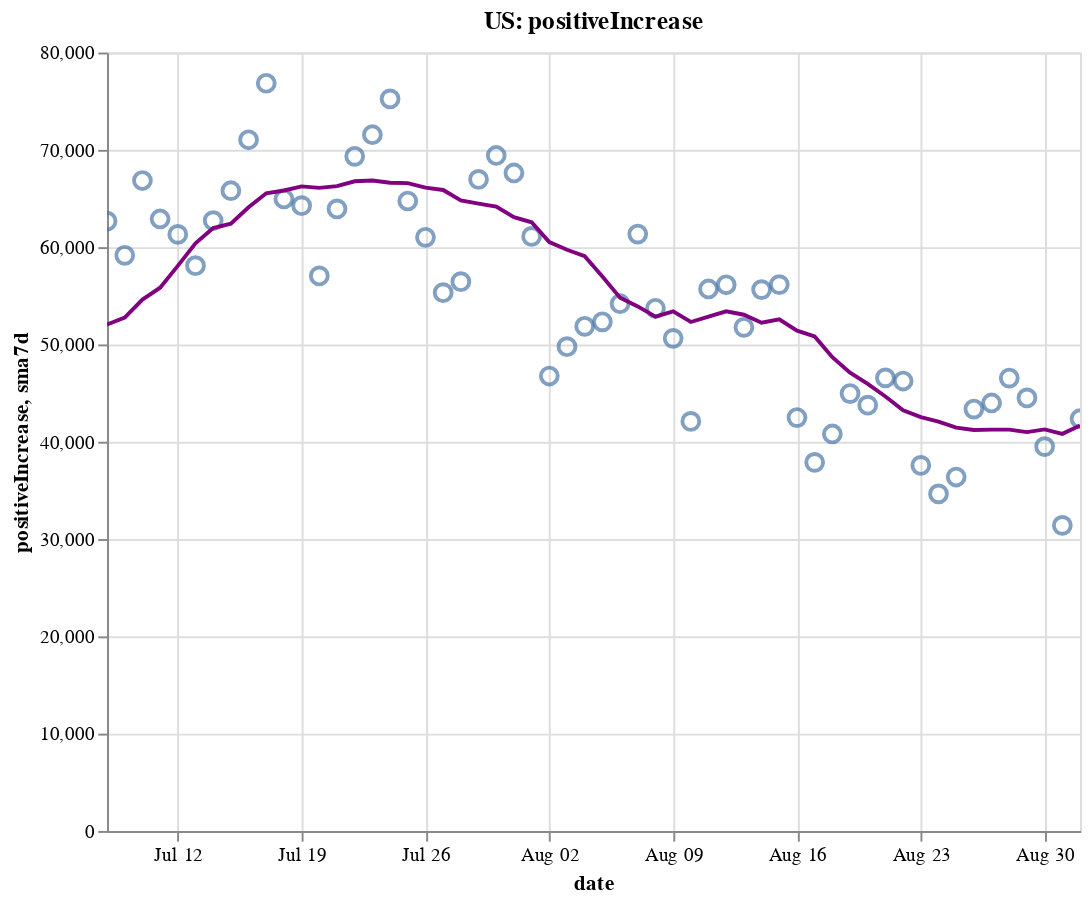

Notebook code for this chart:
### Code cell
create_plot(us, 'positiveIncrease')

### Figure 1 — Vega-Lite specification as saved in the notebook (floating-point values rounded to 4 significant figures)
{"config": {"view": {"continuousWidth": 400, "continuousHeight": 300}}, "layer": [{"layer": [{"mark": {"type": "point", "size": 75}, "encoding": {"tooltip": [{"type": "temporal", "field": "date"}, {"type": "quantitative", "field": "positiveIncrease"}, {"type": "quantitative", "field": "sma7d"}], "x": {"type": "temporal", "field": "date"}, "y": {"type": "quantitative", "field": "positiveIncrease"}}, "selection": {"selector002": {"type": "interval", "bind": "scales", "encodings": ["x", "y"]}}}, {"mark": {"type": "line", "color": "purple"}, "encoding": {"x": {"type": "temporal", "field": "date"}, "y": {"type": "quantitative", "field": "sma7d"}}}]}, {"mark": {"type": "rule", "color": "#aaa"}, "encoding": {"x": {"type": "temporal", "field": "date"}}, "transform": [{"filter": {"selection": "selector001"}}]}, {"mark": "circle", "encoding": {"opacity": {"condition": {"value": 1, "selection": "selector001"}, "value": 0}, "tooltip": [{"type": "temporal", "field": "date"}, {"type": "quantitative", "field": "positiveIncrease"}, {"type": "quantitative", "field": "sma7d"}], "x": {"type": "temporal", "field": "date"}, "y": {"type": "quantitative", "field": "positiveIncrease"}}, "selection": {"selector001": {"type": "single", "encodings": ["x"], "on": "mouseover", "nearest": true, "empty": "none"}}}, {"mark": {"type": "text", "align": "left", "dx": 5, "dy": -5, "stroke": "white", "strokeWidth": 2}, "encoding": {"text": {"type": "quantitative", "field": "positiveIncrease"}, "tooltip": [{"type": "temporal", "field": "date"}, {"type": "quantitative", "field": "positiveIncrease"}, {"type": "quantitative", "field": "sma7d"}], "x": {"type": "temporal", "field": "date"}, "y": {"type": "quantitative", "field": "positiveIncrease"}}, "transform": [{"filter": {"selection": "selector001"}}]}, {"mark": {"type": "text", "align": "left", "dx": 5, "dy": -5}, "encoding": {"text": {"type": "quantitative", "field": "positiveIncrease"}, "tooltip": [{"type": "temporal", "field": "date"}, {"type": "quantitative", "field": "positiveIncrease"}, {"type": "quantitative", "field": "sma7d"}], "x": {"type": "temporal", "field": "date"}, "y": {"type": "quantitative", "field": "positiveIncrease"}}, "transform": [{"filter": {"selection": "selector001"}}]}], "data": {"name": "data-7224959c286152c5175f100b405a6ff1"}, "height": 400, "title": "US: positiveIncrease", "width": 500, "$schema": "https://vega.github.io/schema/vega-lite/v4.8.1.json", "datasets": {"data-7224959c286152c5175f100b405a6ff1": [{"date": "2020-07-08T00:00:00", "totalTestResultsIncrease": 643500.0, "positiveIncrease": 62670.0, "death": 124500.0, "deathIncrease": 807.0, "positiveRate": 0.097, "state": "US", "sma7d": 52040.0}, {"date": "2020-07-09T00:00:00", "totalTestResultsIncrease": 709100.0, "positiveIncrease": 59160.0, "death": 125400.0, "deathIncrease": 867.0, "positiveRate": 0.083, "state": "US", "sma7d": 52770.0}, {"date": "2020-07-10T00:00:00", "totalTestResultsIncrease": 814900.0, "positiveIncrease": 66850.0, "death": 126300.0, "deathIncrease": 854.0, "positiveRate": 0.082, "state": "US", "sma7d": 54610.0}, {"date": "2020-07-11T00:00:00", "totalTestResultsIncrease": 707800.0, "positiveIncrease": 62900.0, "death": 127000.0, "deathIncrease": 757.0, "positiveRate": 0.089, "state": "US", "sma7d": 55830.0}, {"date": "2020-07-12T00:00:00", "totalTestResultsIncrease": 769400.0, "positiveIncrease": 61310.0, "death": 127500.0, "deathIncrease": 476.0, "positiveRate": 0.08, "state": "US", "sma7d": 58080.0}, {"date": "2020-07-13T00:00:00", "totalTestResultsIncrease": 691900.0, "positiveIncrease": 58100.0, "death": 127800.0, "deathIncrease": 327.0, "positiveRate": 0.084, "state": "US", "sma7d": 60390.0}, {"date": "2020-07-14T00:00:00", "totalTestResultsIncrease": 770000.0, "positiveIncrease": 62730.0, "death": 128600.0, "deathIncrease": 736.0, "positiveRate": 0.081, "state": "US", "sma7d": 61960.0}, {"date": "2020-07-15T00:00:00", "totalTestResultsIncrease": 773200.0, "positiveIncrease": 65800.0, "death": 129400.0, "deathIncrease": 858.0, "positiveRate": 0.085, "state": "US", "sma7d": 62400.0}, {"date": "2020-07-16T00:00:00", "totalTestResultsIncrease": 832400.0, "positiveIncrease": 71040.0, "death": 130400.0, "deathIncrease": 947.0, "positiveRate": 0.085, "state": "US", "sma7d": 64100.0}, {"date": "2020-07-17T00:00:00", "totalTestResultsIncrease": 839300.0, "positiveIncrease": 76840.0, "death": 131300.0, "deathIncrease": 951.0, "positiveRate": 0.092, "state": "US", "sma7d": 65530.0}, {"date": "2020-07-18T00:00:00", "totalTestResultsIncrease": 763600.0, "positiveIncrease": 64950.0, "death": 132200.0, "deathIncrease": 872.0, "positiveRate": 0.085, "state": "US", "sma7d": 65820.0}, {"date": "2020-07-19T00:00:00", "totalTestResultsIncrease": 786700.0, "positiveIncrease": 64260.0, "death": 132700.0, "deathIncrease": 527.0, "positiveRate": 0.082, "state": "US", "sma7d": 66240.0}, {"date": "2020-07-20T00:00:00", "totalTestResultsIncrease": 712400.0, "positiveIncrease": 57040.0, "death": 133100.0, "deathIncrease": 363.0, "positiveRate": 0.08, "state": "US", "sma7d": 66090.0}, {"date": "2020-07-21T00:00:00", "totalTestResultsIncrease": 754900.0, "positiveIncrease": 63930.0, "death": 134100.0, "deathIncrease": 1038.0, "positiveRate": 0.085, "state": "US", "sma7d": 66270.0}, {"date": "2020-07-22T00:00:00", "totalTestResultsIncrease": 801600.0, "positiveIncrease": 69330.0, "death": 135300.0, "deathIncrease": 1171.0, "positiveRate": 0.086, "state": "US", "sma7d": 66770.0}, {"date": "2020-07-23T00:00:00", "totalTestResultsIncrease": 845900.0, "positiveIncrease": 71550.0, "death": 136300.0, "deathIncrease": 1055.0, "positiveRate": 0.085, "state": "US", "sma7d": 66840.0}, {"date": "2020-07-24T00:00:00", "totalTestResultsIncrease": 933600.0, "positiveIncrease": 75240.0, "death": 137500.0, "deathIncrease": 1176.0, "positiveRate": 0.081, "state": "US", "sma7d": 66610.0}, {"date": "2020-07-25T00:00:00", "totalTestResultsIncrease": 791000.0, "positiveIncrease": 64740.0, "death": 138500.0, "deathIncrease": 1023.0, "positiveRate": 0.082, "state": "US", "sma7d": 66580.0}, {"date": "2020-07-26T00:00:00", "totalTestResultsIncrease": 851100.0, "positiveIncrease": 61010.0, "death": 139100.0, "deathIncrease": 559.0, "positiveRate": 0.072, "state": "US", "sma7d": 66120.0}, {"date": "2020-07-27T00:00:00", "totalTestResultsIncrease": 762700.0, "positiveIncrease": 55320.0, "death": 140200.0, "deathIncrease": 1059.0, "positiveRate": 0.073, "state": "US", "sma7d": 65870.0}, {"date": "2020-07-28T00:00:00", "totalTestResultsIncrease": 738100.0, "positiveIncrease": 56450.0, "death": 141300.0, "deathIncrease": 1122.0, "positiveRate": 0.076, "state": "US", "sma7d": 64810.0}, {"date": "2020-07-29T00:00:00", "totalTestResultsIncrease": 864500.0, "positiveIncrease": 66960.0, "death": 142800.0, "deathIncrease": 1492.0, "positiveRate": 0.077, "state": "US", "sma7d": 64470.0}, {"date": "2020-07-30T00:00:00", "totalTestResultsIncrease": 814700.0, "positiveIncrease": 69420.0, "death": 144000.0, "deathIncrease": 1259.0, "positiveRate": 0.085, "state": "US", "sma7d": 64160.0}, {"date": "2020-07-31T00:00:00", "totalTestResultsIncrease": 731900.0, "positiveIncrease": 67620.0, "death": 145400.0, "deathIncrease": 1312.0, "positiveRate": 0.092, "state": "US", "sma7d": 63080.0}, {"date": "2020-08-01T00:00:00", "totalTestResultsIncrease": 745700.0, "positiveIncrease": 61100.0, "death": 146500.0, "deathIncrease": 1190.0, "positiveRate": 0.082, "state": "US", "sma7d": 62560.0}, {"date": "2020-08-02T00:00:00", "totalTestResultsIncrease": 699500.0, "positiveIncrease": 46760.0, "death": 147000.0, "deathIncrease": 498.0, "positiveRate": 0.067, "state": "US", "sma7d": 60520.0}, {"date": "2020-08-03T00:00:00", "totalTestResultsIncrease": 745100.0, "positiveIncrease": 49770.0, "death": 147600.0, "deathIncrease": 519.0, "positiveRate": 0.067, "state": "US", "sma7d": 59730.0}, {"date": "2020-08-04T00:00:00", "totalTestResultsIncrease": 717100.0, "positiveIncrease": 51860.0, "death": 148800.0, "deathIncrease": 1255.0, "positiveRate": 0.072, "state": "US", "sma7d": 59070.0}, {"date": "2020-08-05T00:00:00", "totalTestResultsIncrease": 699600.0, "positiveIncrease": 52330.0, "death": 150200.0, "deathIncrease": 1346.0, "positiveRate": 0.075, "state": "US", "sma7d": 56980.0}, {"date": "2020-08-06T00:00:00", "totalTestResultsIncrease": 766600.0, "positiveIncrease": 54180.0, "death": 151400.0, "deathIncrease": 1251.0, "positiveRate": 0.071, "state": "US", "sma7d": 54800.0}, {"date": "2020-08-07T00:00:00", "totalTestResultsIncrease": 785400.0, "positiveIncrease": 61350.0, "death": 152700.0, "deathIncrease": 1333.0, "positiveRate": 0.078, "state": "US", "sma7d": 53910.0}, {"date": "2020-08-08T00:00:00", "totalTestResultsIncrease": 683400.0, "positiveIncrease": 53710.0, "death": 153800.0, "deathIncrease": 1089.0, "positiveRate": 0.079, "state": "US", "sma7d": 52850.0}, {"date": "2020-08-09T00:00:00", "totalTestResultsIncrease": 724000.0, "positiveIncrease": 50620.0, "death": 154400.0, "deathIncrease": 616.0, "positiveRate": 0.07, "state": "US", "sma7d": 53400.0}, {"date": "2020-08-10T00:00:00", "totalTestResultsIncrease": 740900.0, "positiveIncrease": 42090.0, "death": 154900.0, "deathIncrease": 426.0, "positiveRate": 0.057, "state": "US", "sma7d": 52310.0}, {"date": "2020-08-11T00:00:00", "totalTestResultsIncrease": 760000.0, "positiveIncrease": 55700.0, "death": 156200.0, "deathIncrease": 1326.0, "positiveRate": 0.073, "state": "US", "sma7d": 52860.0}, {"date": "2020-08-12T00:00:00", "totalTestResultsIncrease": 500200.0, "positiveIncrease": 56130.0, "death": 157700.0, "deathIncrease": 1517.0, "positiveRate": 0.112, "state": "US", "sma7d": 53400.0}, {"date": "2020-08-13T00:00:00", "totalTestResultsIncrease": 900300.0, "positiveIncrease": 51760.0, "death": 158900.0, "deathIncrease": 1163.0, "positiveRate": 0.057, "state": "US", "sma7d": 53050.0}, {"date": "2020-08-14T00:00:00", "totalTestResultsIncrease": 862300.0, "positiveIncrease": 55640.0, "death": 160100.0, "deathIncrease": 1216.0, "positiveRate": 0.065, "state": "US", "sma7d": 52240.0}, {"date": "2020-08-15T00:00:00", "totalTestResultsIncrease": 756700.0, "positiveIncrease": 56150.0, "death": 161300.0, "deathIncrease": 1219.0, "positiveRate": 0.074, "state": "US", "sma7d": 52580.0}, {"date": "2020-08-16T00:00:00", "totalTestResultsIncrease": 790400.0, "positiveIncrease": 42490.0, "death": 161900.0, "deathIncrease": 619.0, "positiveRate": 0.054, "state": "US", "sma7d": 51420.0}, {"date": "2020-08-17T00:00:00", "totalTestResultsIncrease": 670100.0, "positiveIncrease": 37880.0, "death": 162300.0, "deathIncrease": 407.0, "positiveRate": 0.057, "state": "US", "sma7d": 50820.0}, {"date": "2020-08-18T00:00:00", "totalTestResultsIncrease": 663600.0, "positiveIncrease": 40800.0, "death": 163500.0, "deathIncrease": 1196.0, "positiveRate": 0.061, "state": "US", "sma7d": 48690.0}, {"date": "2020-08-19T00:00:00", "totalTestResultsIncrease": 674000.0, "positiveIncrease": 44950.0, "death": 165000.0, "deathIncrease": 1420.0, "positiveRate": 0.067, "state": "US", "sma7d": 47090.0}, {"date": "2020-08-20T00:00:00", "totalTestResultsIncrease": 703300.0, "positiveIncrease": 43760.0, "death": 166100.0, "deathIncrease": 1134.0, "positiveRate": 0.062, "state": "US", "sma7d": 45950.0}, {"date": "2020-08-21T00:00:00", "totalTestResultsIncrease": 759100.0, "positiveIncrease": 46560.0, "death": 167200.0, "deathIncrease": 1123.0, "positiveRate": 0.061, "state": "US", "sma7d": 44660.0}, {"date": "2020-08-22T00:00:00", "totalTestResultsIncrease": 773800.0, "positiveIncrease": 46240.0, "death": 168200.0, "deathIncrease": 1029.0, "positiveRate": 0.06, "state": "US", "sma7d": 43240.0}, {"date": "2020-08-23T00:00:00", "totalTestResultsIncrease": 629500.0, "positiveIncrease": 37570.0, "death": 168800.0, "deathIncrease": 572.0, "positiveRate": 0.06, "state": "US", "sma7d": 42540.0}, {"date": "2020-08-24T00:00:00", "totalTestResultsIncrease": 692200.0, "positiveIncrease": 34640.0, "death": 169200.0, "deathIncrease": 343.0, "positiveRate": 0.05, "state": "US", "sma7d": 42070.0}, {"date": "2020-08-25T00:00:00", "totalTestResultsIncrease": 645600.0, "positiveIncrease": 36370.0, "death": 170300.0, "deathIncrease": 1147.0, "positiveRate": 0.056, "state": "US", "sma7d": 41440.0}, {"date": "2020-08-26T00:00:00", "totalTestResultsIncrease": 655000.0, "positiveIncrease": 43360.0, "death": 171600.0, "deathIncrease": 1298.0, "positiveRate": 0.066, "state": "US", "sma7d": 41210.0}, {"date": "2020-08-27T00:00:00", "totalTestResultsIncrease": 751900.0, "positiveIncrease": 43980.0, "death": 172700.0, "deathIncrease": 1129.0, "positiveRate": 0.058, "state": "US", "sma7d": 41250.0}, {"date": "2020-08-28T00:00:00", "totalTestResultsIncrease": 783200.0, "positiveIncrease": 46550.0, "death": 173800.0, "deathIncrease": 1023.0, "positiveRate": 0.059, "state": "US", "sma7d": 41240.0}, {"date": "2020-08-29T00:00:00", "totalTestResultsIncrease": 775600.0, "positiveIncrease": 44500.0, "death": 174800.0, "deathIncrease": 1015.0, "positiveRate": 0.057, "state": "US", "sma7d": 41000.0}, {"date": "2020-08-30T00:00:00", "totalTestResultsIncrease": 746500.0, "positiveIncrease": 39500.0, "death": 175200.0, "deathIncrease": 475.0, "positiveRate": 0.053, "state": "US", "sma7d": 41270.0}, {"date": "2020-08-31T00:00:00", "totalTestResultsIncrease": 685600.0, "positiveIncrease": 31410.0, "death": 175600.0, "deathIncrease": 358.0, "positiveRate": 0.046, "state": "US", "sma7d": 40810.0}, {"date": "2020-09-01T00:00:00", "totalTestResultsIncrease": 678300.0, "positiveIncrease": 42370.0, "death": 176600.0, "deathIncrease": 1020.0, "positiveRate": 0.062, "state": "US", "sma7d": 41670.0}]}}
